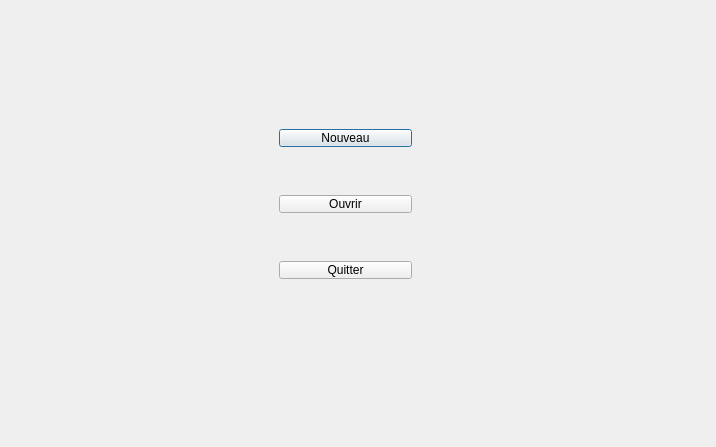
<?xml version="1.0" encoding="UTF-8"?>
<ui version="4.0">
 <class>Dialog</class>
 <widget class="QDialog" name="Dialog">
  <property name="geometry">
   <rect>
    <x>0</x>
    <y>0</y>
    <width>716</width>
    <height>447</height>
   </rect>
  </property>
  <property name="windowTitle">
   <string>Dialog</string>
  </property>
  <widget class="QFrame" name="">
   <property name="geometry">
    <rect>
     <x>270</x>
     <y>120</y>
     <width>151</width>
     <height>168</height>
    </rect>
   </property>
   <property name="frameShape">
    <enum>QFrame::NoFrame</enum>
   </property>
   <layout class="QVBoxLayout" name="verticalLayout">
    <property name="spacing">
     <number>48</number>
    </property>
    <item>
     <widget class="QPushButton" name="nouveau">
      <property name="text">
       <string>Nouveau</string>
      </property>
     </widget>
    </item>
    <item>
     <widget class="QPushButton" name="ouvrir">
      <property name="text">
       <string>Ouvrir</string>
      </property>
     </widget>
    </item>
    <item>
     <widget class="QPushButton" name="quitter">
      <property name="text">
       <string>Quitter</string>
      </property>
     </widget>
    </item>
   </layout>
  </widget>
 </widget>
 <resources/>
 <connections/>
</ui>
